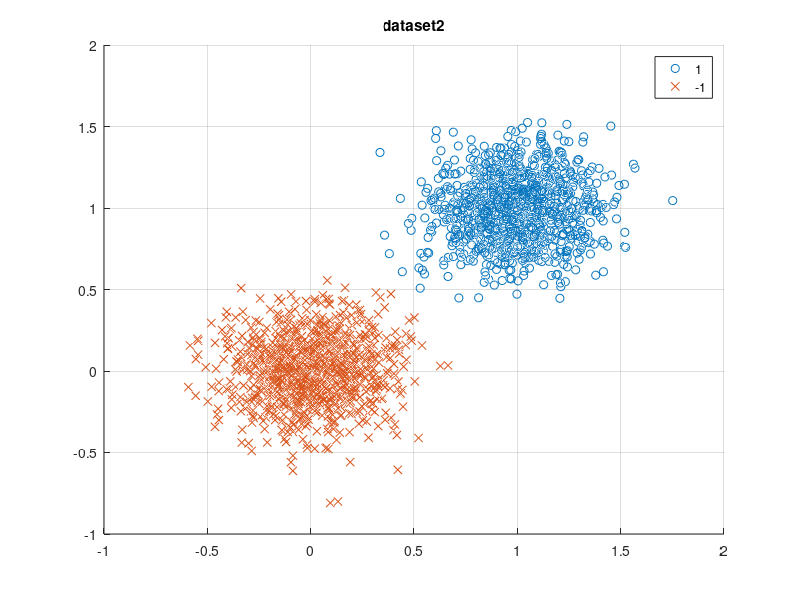

MATLAB code to generate this figure: (Note: this script raises an error after producing the figure.)
clear;

data = load('dataset2.mat');
X = data.x;
y = data.y;

c1 = X(y == 1,:);
c2 = X(y == -1,:);

fig = figure;
hold on
grid on
scatter3(c1(:,1), c1(:,2), c1(:,3), 'o');
scatter3(c2(:,1), c2(:,2), c2(:,3), 'x');

title('dataset2');
legend('1', '-1')

saveas(fig, 'problem21d.eps', 'epsc')

disp('new_classifier:')
disp(cross_validate(X, y, @(XT, xt, yt) new_classifier_vec(XT, xt, yt)));

disp('sph_bayes:')
disp(cross_validate(X, y, @(XT, xt, yt) sph_bayes_vec(XT, xt, yt)));